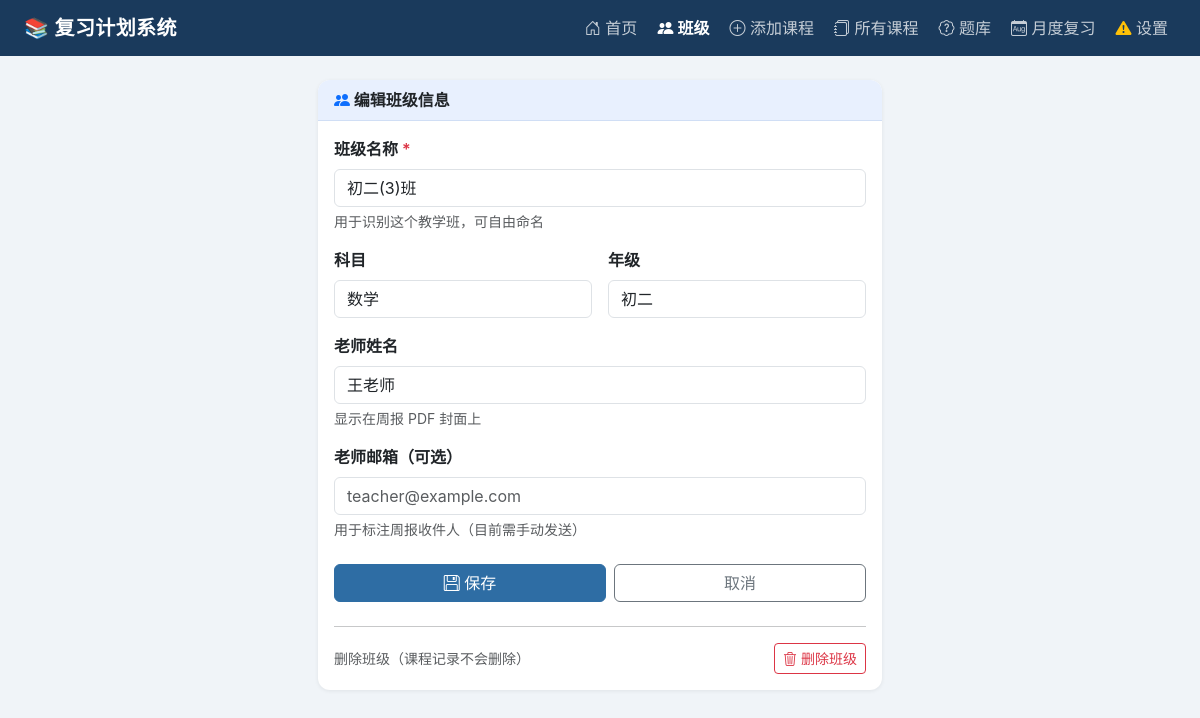
Page /classes/1/edit on the committed database.
### tables this page shows
CREATE TABLE classes (
            id           INTEGER PRIMARY KEY AUTOINCREMENT,
            name         TEXT NOT NULL,
            subject      TEXT DEFAULT '',
            grade        TEXT DEFAULT '',
            teacher_name TEXT DEFAULT '',
            teacher_email TEXT DEFAULT '',
            created_at   TEXT DEFAULT (datetime('now','localtime'))
        );

### app.py (the view, shortened to what this page needs)
@app.route("/classes/<int:class_id>/edit", methods=["GET", "POST"])
def class_edit(class_id):
    cls = get_class(class_id)
    if not cls:
        abort(404)
    return render_template("class_form.html", cls=cls, action="edit")

### app.py (called while the page is built)
def get_config():
    return get_runtime_config()

def has_api_key():
    cfg = get_config()
    provider = cfg.get("provider", "openai")
    if provider == "deepseek":
        key = cfg.get("deepseek_api_key", "") or os.environ.get("DEEPSEEK_API_KEY", "")
    elif provider == "mimo":
        key = cfg.get("mimo_api_key", "") or os.environ.get("MIMO_API_KEY", "")
    elif provider == "n1n":
        key = cfg.get("n1n_api_key", "") or os.environ.get("N1N_API_KEY", "")
    else:
        key = cfg.get("openai_api_key", "") or os.environ.get("OPENAI_API_KEY", "")
    return bool(key.strip())

@app.context_processor
def inject_globals():
    return dict(
        has_key=has_api_key(),
        current_endpoint=request.endpoint,
        all_classes=list_classes(),
    )

### config_runtime.py (called while the page is built)
def load_file_config() -> dict:
    if CFG_PATH.exists():
        with open(CFG_PATH, encoding="utf-8") as f:
            return json.load(f)
    return {}

def get_env_overrides() -> dict:
    overrides = {}
    for key, env_name in ENV_VAR_MAP.items():
        value = os.environ.get(env_name)
        if value is not None and value.strip():
            overrides[key] = value.strip()
    return overrides

def get_runtime_config() -> dict:
    cfg = dict(DEFAULTS)
    cfg.update(load_file_config())
    cfg.update(get_env_overrides())
    return cfg

### lesson_manager.py (called while the page is built)
def get_conn() -> sqlite3.Connection:
    conn = sqlite3.connect(DB_PATH)
    conn.execute("PRAGMA foreign_keys = ON")
    conn.row_factory = sqlite3.Row
    return conn

def get_class(class_id: int):
    with get_conn() as conn:
        row = conn.execute(
            """
            SELECT c.*, (
                SELECT uc.user_id
                FROM user_classes uc
                WHERE uc.class_id = c.id
                ORDER BY uc.user_id
                LIMIT 1
            ) AS teacher_user_id
            FROM classes c
            WHERE c.id=?
            """,
            (class_id,),
        ).fetchone()
        return dict(row) if row else None

### templates/class_form.html (shortened to what this page needs)
{% extends "base.html" %}
{% block content %}
<div class="row justify-content-center mt-2">
  <div class="col-md-6">
    <div class="card">
      <div class="card-header fw-bold">
        <i class="bi bi-people-fill text-primary"></i>
        {{ '编辑班级信息' if action == 'edit' else '新建班级' }}
      </div>
      <div class="card-body">
        <form method="POST">
          <div class="mb-3">
            <label class="form-label fw-semibold">
              班级名称 <span class="text-danger">*</span>
            </label>
            <input type="text" class="form-control" name="name"
                   placeholder="如：初二(3)班　或　张三数学班"
                   value="{{ cls.name if cls else '' }}" required>
            <div class="form-text">用于识别这个教学班，可自由命名</div>
          </div>
          <div class="row g-3 mb-3">
            <div class="col-md-6">
              <label class="form-label fw-semibold">科目</label>
              <input type="text" class="form-control" name="subject"
                     placeholder="如：数学"
                     value="{{ cls.subject if cls else '' }}">
            </div>
            <div class="col-md-6">
              <label class="form-label fw-semibold">年级</label>
              <input type="text" class="form-control" name="grade"
                     placeholder="如：初二"
                     value="{{ cls.grade if cls else '' }}">
            </div>
          </div>
          <div class="mb-3">
            <label class="form-label fw-semibold">老师姓名</label>
            <input type="text" class="form-control" name="teacher_name"
                   placeholder="如：王老师"
                   value="{{ cls.teacher_name if cls else '' }}">
            <div class="form-text">显示在周报 PDF 封面上</div>
          </div>
          <div class="mb-4">
            <label class="form-label fw-semibold">老师邮箱（可选）</label>
            <input type="email" class="form-control" name="teacher_email"
                   placeholder="teacher@example.com"
                   value="{{ cls.teacher_email if cls else '' }}">
            <div class="form-text">用于标注周报收件人（目前需手动发送）</div>
          </div>
          <div class="d-flex gap-2">
            <button type="submit" class="btn btn-primary flex-fill">
              <i class="bi bi-floppy"></i> 保存
            </button>
            <a href="{{ url_for('class_detail', class_id=cls.id) if cls else url_for('classes_list') }}"
               class="btn btn-outline-secondary flex-fill">
              取消
            </a>
          </div>
        </form>
        {% if action == 'edit' and cls %}
        <hr class="mt-4">
        <div class="d-flex justify-content-between align-items-center">
          <span class="text-muted small">删除班级（课程记录不会删除）</span>
          <form method="POST" action="{{ url_for('class_delete', class_id=cls.id) }}"
                onsubmit="return confirm('确定删除班级「{{ cls.name }}」？课程记录会保留但不再归属此班级。')">
            <button type="submit" class="btn btn-sm btn-outline-danger">
              <i class="bi bi-trash3"></i> 删除班级
            </button>
          </form>
        </div>
        {% endif %}
      </div>
    </div>
  </div>
</div>
{% endblock %}

### templates/base.html (style rules this page uses)
:root { --brand: #1a3a5c; --brand2: #2e6da4; --accent: #3a7d44; }
body { background: #f0f4f8; font-family: -apple-system, "PingFang SC", "Helvetica Neue", sans-serif; color: #1e293b; }
.card { border: none; border-radius: 12px; box-shadow: 0 1px 4px rgba(0,0,0,.07); }
.card-header { border-radius: 12px 12px 0 0 !important; background: #e8f0fe; border-bottom: 1px solid #d0def5; }
.btn-primary { background: var(--brand2); border-color: var(--brand2); }

### rows in the picture
classes: name "初二(3)班", subject "数学", grade "初二", teacher_name "王老师"

### other values in the picture
{{ '编辑班级信息' if action == 'edit' else '新建班级' }} "编辑班级信息"
